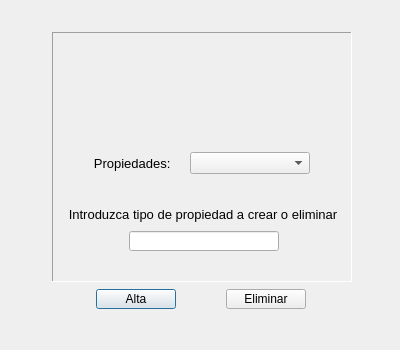
<?xml version="1.0" encoding="UTF-8"?>
<ui version="4.0">
 <class>dlg_tipoprop</class>
 <widget class="QDialog" name="dlg_tipoprop">
  <property name="geometry">
   <rect>
    <x>0</x>
    <y>0</y>
    <width>400</width>
    <height>350</height>
   </rect>
  </property>
  <property name="minimumSize">
   <size>
    <width>400</width>
    <height>350</height>
   </size>
  </property>
  <property name="maximumSize">
   <size>
    <width>400</width>
    <height>350</height>
   </size>
  </property>
  <property name="windowTitle">
   <string>Gestión tipo propiedades</string>
  </property>
  <property name="windowIcon">
   <iconset>
    <normaloff>../img/icono.png</normaloff>../img/icono.png</iconset>
  </property>
  <property name="modal">
   <bool>true</bool>
  </property>
  <widget class="QWidget" name="layoutWidget">
   <property name="geometry">
    <rect>
     <x>51</x>
     <y>31</y>
     <width>302</width>
     <height>280</height>
    </rect>
   </property>
   <layout class="QGridLayout" name="gridLayout">
    <item row="0" column="0">
     <widget class="QFrame" name="frame">
      <property name="minimumSize">
       <size>
        <width>300</width>
        <height>250</height>
       </size>
      </property>
      <property name="maximumSize">
       <size>
        <width>300</width>
        <height>250</height>
       </size>
      </property>
      <property name="frameShape">
       <enum>QFrame::Panel</enum>
      </property>
      <property name="frameShadow">
       <enum>QFrame::Sunken</enum>
      </property>
      <property name="lineWidth">
       <number>1</number>
      </property>
      <widget class="QLabel" name="label_2">
       <property name="geometry">
        <rect>
         <x>40</x>
         <y>10</y>
         <width>211</width>
         <height>101</height>
        </rect>
       </property>
       <property name="text">
        <string/>
       </property>
       <property name="pixmap">
        <pixmap>../img/nombre-02.png</pixmap>
       </property>
       <property name="scaledContents">
        <bool>true</bool>
       </property>
       <property name="alignment">
        <set>Qt::AlignCenter</set>
       </property>
      </widget>
      <widget class="QWidget" name="layoutWidget">
       <property name="geometry">
        <rect>
         <x>11</x>
         <y>171</y>
         <width>282</width>
         <height>50</height>
        </rect>
       </property>
       <layout class="QVBoxLayout" name="verticalLayout">
        <item>
         <widget class="QLabel" name="label">
          <property name="minimumSize">
           <size>
            <width>280</width>
            <height>20</height>
           </size>
          </property>
          <property name="maximumSize">
           <size>
            <width>280</width>
            <height>20</height>
           </size>
          </property>
          <property name="font">
           <font>
            <pointsize>10</pointsize>
           </font>
          </property>
          <property name="text">
           <string>Introduzca tipo de propiedad a crear o eliminar</string>
          </property>
          <property name="alignment">
           <set>Qt::AlignCenter</set>
          </property>
         </widget>
        </item>
        <item>
         <layout class="QHBoxLayout" name="horizontalLayout_3">
          <item>
           <spacer name="horizontalSpacer_2">
            <property name="orientation">
             <enum>Qt::Horizontal</enum>
            </property>
            <property name="sizeHint" stdset="0">
             <size>
              <width>40</width>
              <height>20</height>
             </size>
            </property>
           </spacer>
          </item>
          <item>
           <widget class="QLineEdit" name="txtTipoprop">
            <property name="minimumSize">
             <size>
              <width>150</width>
              <height>20</height>
             </size>
            </property>
            <property name="maximumSize">
             <size>
              <width>150</width>
              <height>20</height>
             </size>
            </property>
            <property name="alignment">
             <set>Qt::AlignLeading|Qt::AlignLeft|Qt::AlignVCenter</set>
            </property>
           </widget>
          </item>
          <item>
           <spacer name="horizontalSpacer">
            <property name="orientation">
             <enum>Qt::Horizontal</enum>
            </property>
            <property name="sizeHint" stdset="0">
             <size>
              <width>40</width>
              <height>20</height>
             </size>
            </property>
           </spacer>
          </item>
         </layout>
        </item>
       </layout>
      </widget>
      <widget class="QWidget" name="layoutWidget">
       <property name="geometry">
        <rect>
         <x>10</x>
         <y>120</y>
         <width>271</width>
         <height>22</height>
        </rect>
       </property>
       <layout class="QHBoxLayout" name="horizontalLayout_2">
        <item>
         <spacer name="horizontalSpacer_3">
          <property name="orientation">
           <enum>Qt::Horizontal</enum>
          </property>
          <property name="sizeHint" stdset="0">
           <size>
            <width>40</width>
            <height>20</height>
           </size>
          </property>
         </spacer>
        </item>
        <item>
         <widget class="QLabel" name="lblTipopropGestion">
          <property name="minimumSize">
           <size>
            <width>100</width>
            <height>20</height>
           </size>
          </property>
          <property name="maximumSize">
           <size>
            <width>100</width>
            <height>20</height>
           </size>
          </property>
          <property name="font">
           <font>
            <pointsize>10</pointsize>
           </font>
          </property>
          <property name="text">
           <string>Propiedades: </string>
          </property>
          <property name="alignment">
           <set>Qt::AlignCenter</set>
          </property>
         </widget>
        </item>
        <item>
         <widget class="QComboBox" name="cmbTipopropGestion">
          <property name="minimumSize">
           <size>
            <width>120</width>
            <height>0</height>
           </size>
          </property>
         </widget>
        </item>
        <item>
         <spacer name="horizontalSpacer_4">
          <property name="orientation">
           <enum>Qt::Horizontal</enum>
          </property>
          <property name="sizeHint" stdset="0">
           <size>
            <width>40</width>
            <height>20</height>
           </size>
          </property>
         </spacer>
        </item>
       </layout>
      </widget>
     </widget>
    </item>
    <item row="1" column="0">
     <layout class="QHBoxLayout" name="horizontalLayout">
      <item>
       <widget class="QPushButton" name="btnAltaTipoprop">
        <property name="minimumSize">
         <size>
          <width>80</width>
          <height>19</height>
         </size>
        </property>
        <property name="maximumSize">
         <size>
          <width>80</width>
          <height>20</height>
         </size>
        </property>
        <property name="text">
         <string>Alta</string>
        </property>
       </widget>
      </item>
      <item>
       <widget class="QPushButton" name="btnDelTipoprop">
        <property name="minimumSize">
         <size>
          <width>80</width>
          <height>19</height>
         </size>
        </property>
        <property name="maximumSize">
         <size>
          <width>80</width>
          <height>20</height>
         </size>
        </property>
        <property name="text">
         <string>Eliminar</string>
        </property>
       </widget>
      </item>
     </layout>
    </item>
   </layout>
  </widget>
 </widget>
 <resources/>
 <connections/>
</ui>
